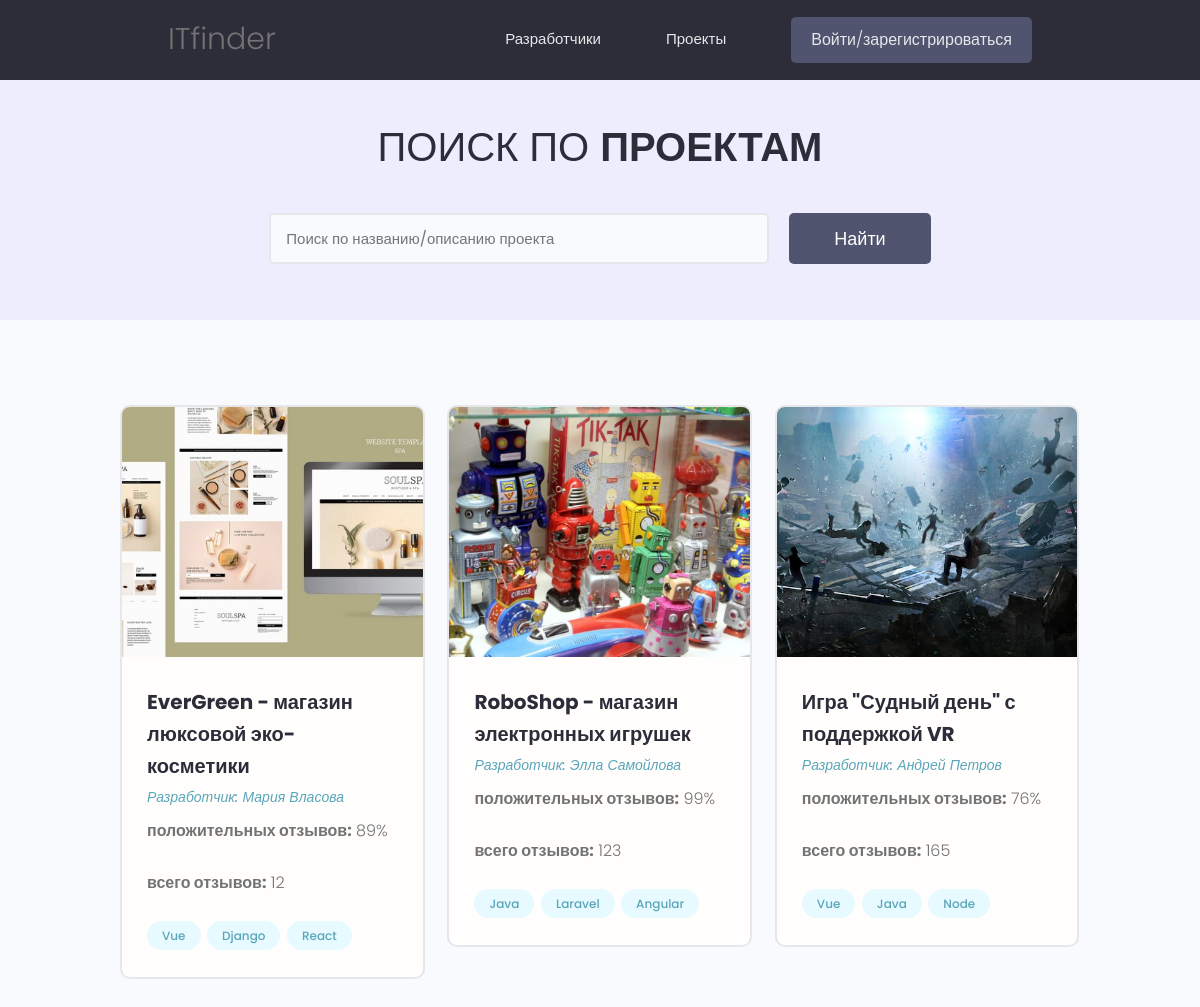
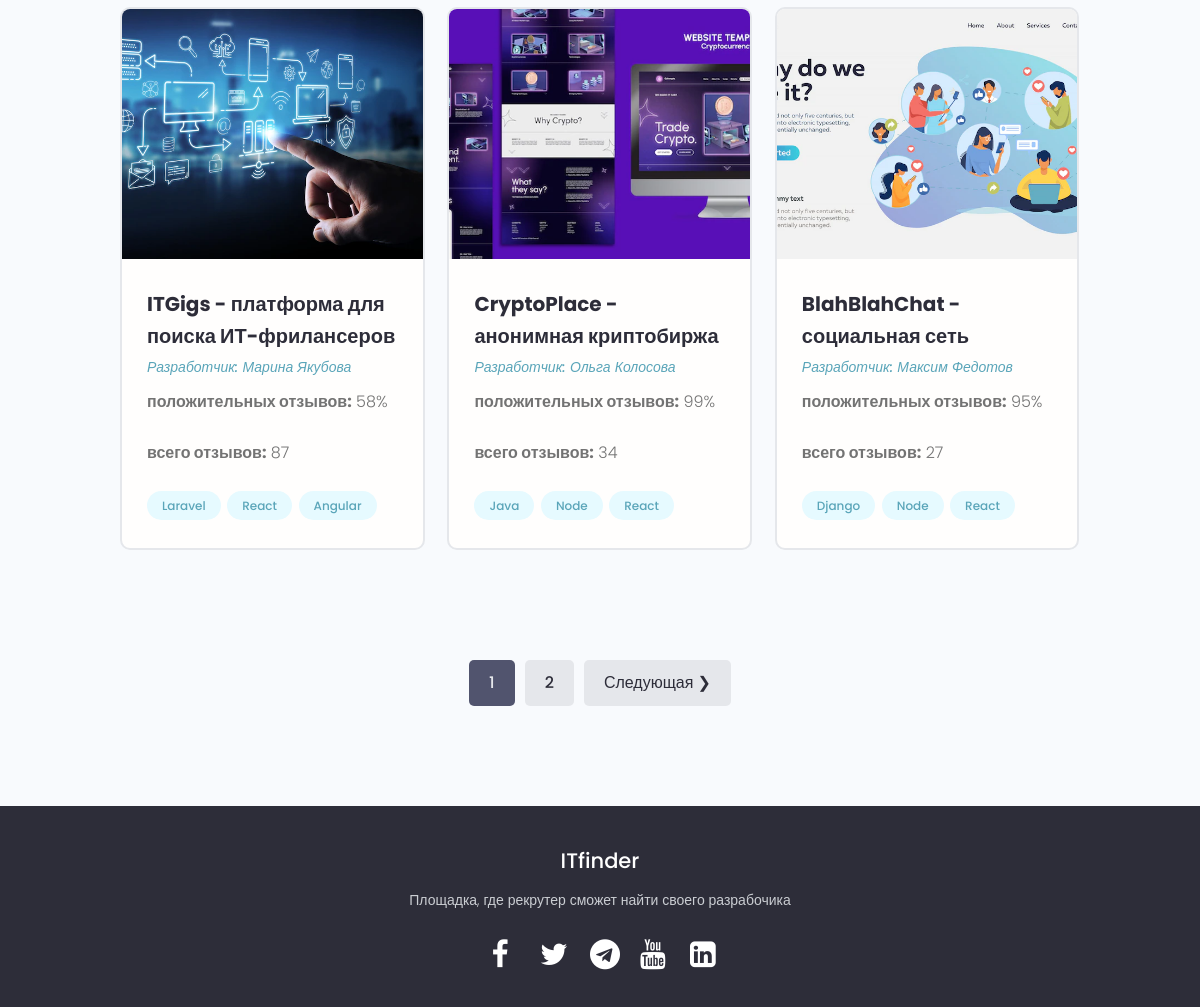
The page /projects/ on the database as committed earlier (2 pictures, top to bottom).
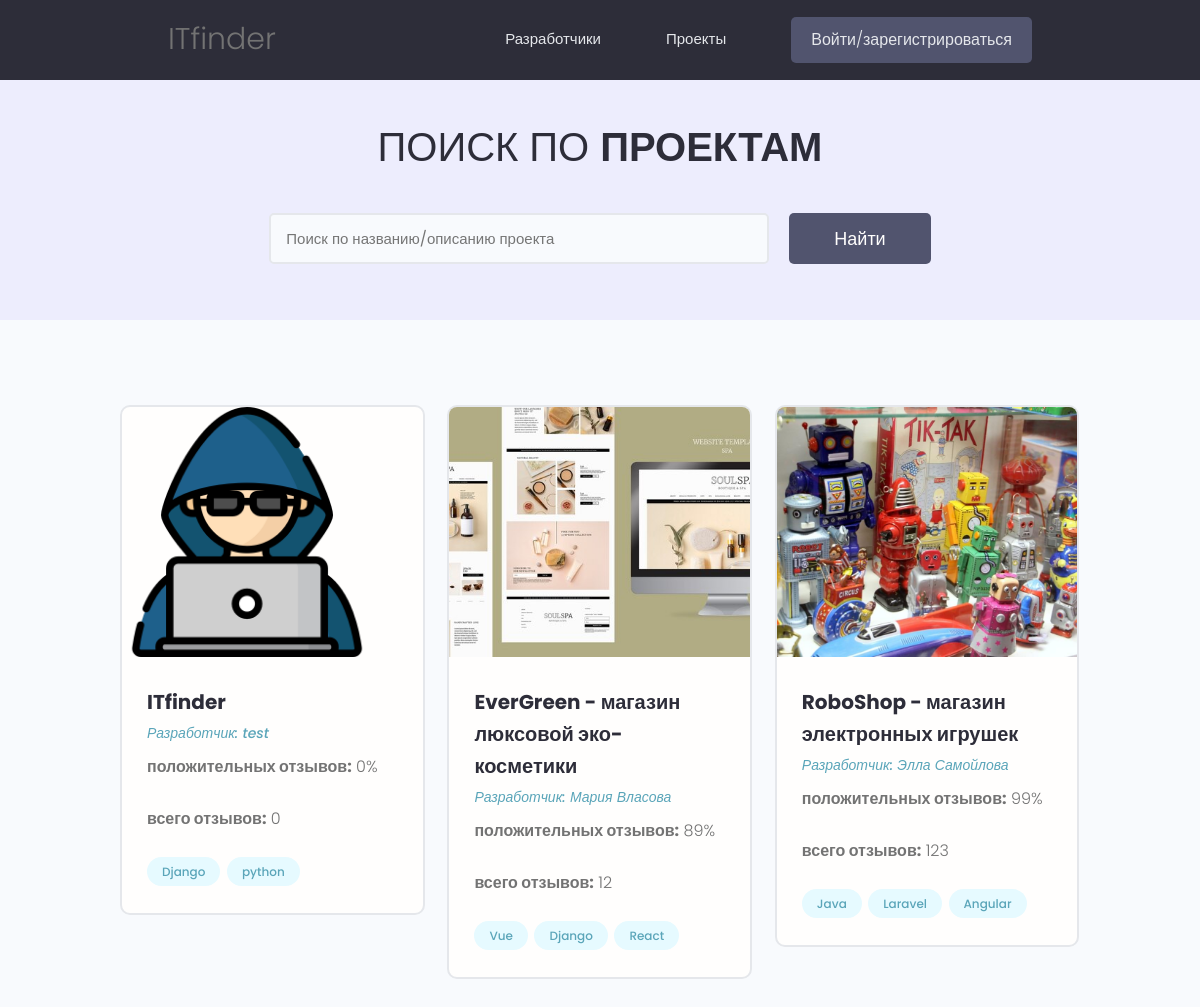
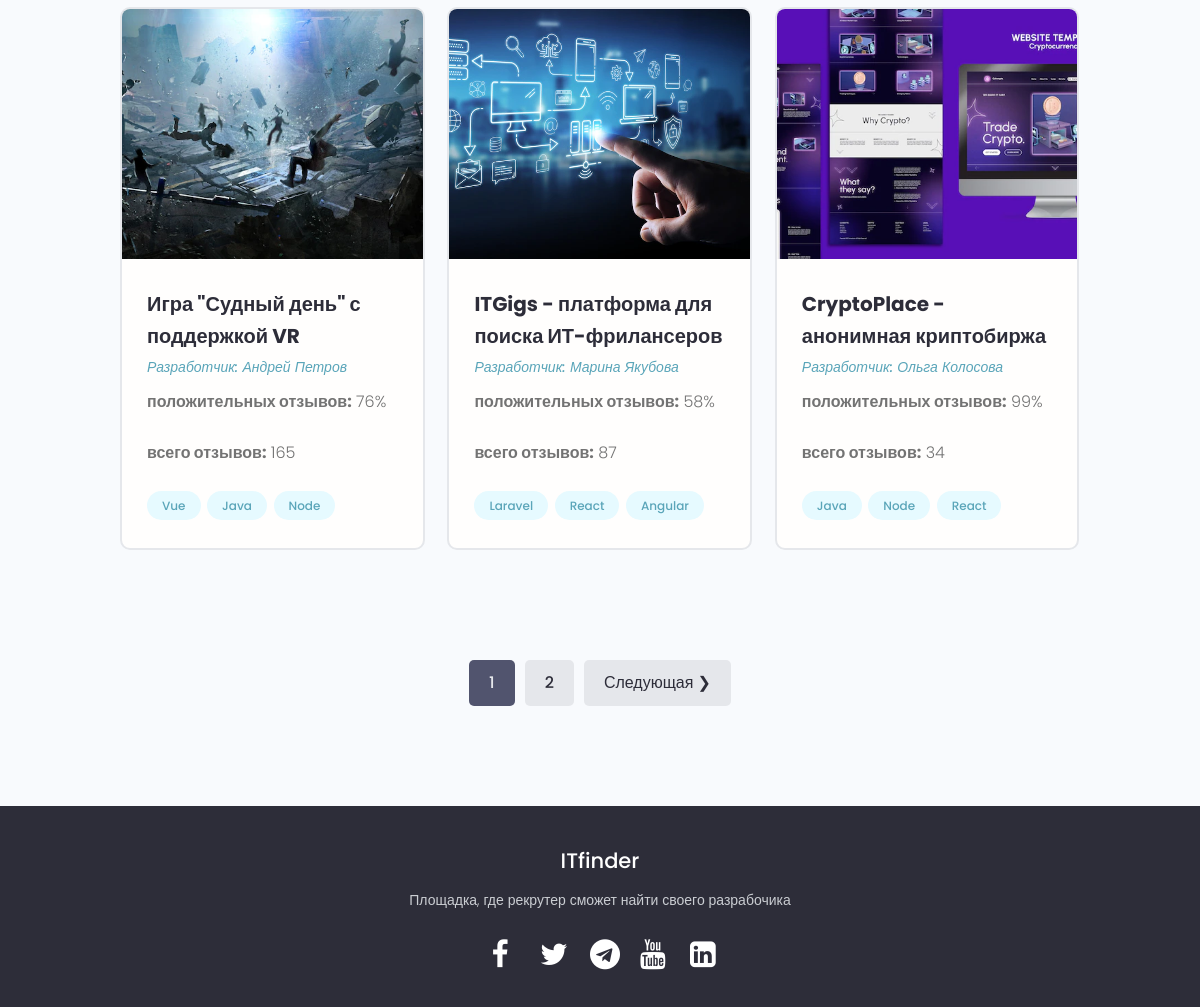
The same page on the database as committed later (2 pictures, top to bottom).
### projects/models.py (models this page shows, shortened)
class Project(models.Model):
    owner = models.ForeignKey(
        Profile, null=True, blank=True, on_delete=models.CASCADE)
    title = models.CharField(max_length=100)
    slug = models.SlugField()
    image = models.ImageField(null=True, blank=True, default="project_images/default.jpg", upload_to='project_images')
    description = models.TextField(null=True, blank=True)
    tags = models.ManyToManyField(Tag, blank=True)
    total_votes = models.IntegerField(default=0, null=True, blank=True)
    votes_ratio = models.IntegerField(default=0, null=True, blank=True)
    demo_link = models.CharField(max_length=500, null=True, blank=True)
    source_link = models.CharField(max_length=500, null=True, blank=True)
    created = models.DateTimeField(auto_now_add=True)
    id = models.UUIDField(default=uuid.uuid4, unique=True, primary_key=True, editable=False)

class Tag(models.Model):
    name = models.CharField(max_length=100)
    slug = models.SlugField()
    created = models.DateTimeField(auto_now_add=True)
    id = models.UUIDField(default=uuid.uuid4, unique=True, primary_key=True, editable=False)
    def __str__(self):
        return self.name

### users/models.py (models this page shows)
class Profile(models.Model):
    user = models.OneToOneField(
        User, on_delete=models.CASCADE, null=True, blank=True)
    name = models.CharField(max_length=50, blank=True, null=True)
    email = models.EmailField(max_length=50, blank=True, null=True)
    username = models.CharField(max_length=50, blank=True, null=True)
    city = models.CharField(max_length=50, blank=True, null=True)
    intro = models.CharField(max_length=200, blank=True, null=True)
    bio = models.TextField(blank=True, null=True)
    image = models.ImageField(
        null=True, blank=True, upload_to='profile_images', default="profile_images/default.jpg")
    skills = models.ManyToManyField(Skill, blank=True)
    github = models.CharField(max_length=100, blank=True, null=True)
    twitter = models.CharField(max_length=100, blank=True, null=True)
    linkedin = models.CharField(max_length=100, blank=True, null=True)
    youtube = models.CharField(max_length=100, blank=True, null=True)
    website = models.CharField(max_length=100, blank=True, null=True)
    created = models.DateTimeField(auto_now_add=True)
    id = models.UUIDField(default=uuid.uuid4, unique=True,
                          primary_key=True, editable=False)
    def __str__(self):
        return str(self.username)
    class Meta:
        ordering = ['created']

### projects/views.py (the view)
# urls.py: path('projects/', include('projects.urls')),
def projects(request):
    projects, search_query = searchProjects(request)
    custom_range, projects = paginateProjects(request, projects, 6)
    context = {'projects': projects,
               'search_query': search_query, 'custom_range': custom_range}
    return render(request, 'projects/projects.html', context)

### projects/utils.py (called while the page is built)
def paginateProjects(request, projects, results):
    page = request.GET.get('page')
    paginator = Paginator(projects, results)
    try:
        projects = paginator.page(page)
    except PageNotAnInteger:
        page = 1
        projects = paginator.page(page)
    except EmptyPage:
        page = paginator.num_pages
        projects = paginator.page(page)
    leftIndex = (int(page) - 4)
    if leftIndex < 1:
        leftIndex = 1
    rightIndex = (int(page) + 5)
    if rightIndex > paginator.num_pages:
        rightIndex = paginator.num_pages + 1
    custom_range = range(leftIndex, rightIndex)
    return custom_range, projects

def searchProjects(request):
    search_query = ''
    if request.GET.get('search_query'):
        search_query = request.GET.get('search_query')
    tags = Tag.objects.filter(name__icontains=search_query)
    projects = Project.objects.distinct().filter(
        Q(title__icontains=search_query) |
        Q(description__icontains=search_query) |
        Q(owner__name__icontains=search_query) |
        Q(tags__in=tags)
    )
    return projects, search_query

### projects/templates/projects/projects.html (shortened to what this page needs)
{% extends 'base.html' %}
{% block content %}
<main class="projects">
    <section class="hero-section text-center">
        <div class="container container--narrow">
            <div class="hero-section__box">
                <h2>Поиск по <span>проектам</span></h2>
            </div>
            <div class="hero-section__search">
                <form id='searchForm' class="form" action="{% url 'projects' %}" method="get">
                    <div class="form__field">
                        <input class="input input--text" id="formInput#search" type="text" name="search_query"
                            placeholder="Поиск по названию/описанию проекта" value="{{ search_query }}" />
                    </div>
                    <input class="btn btn--sub btn--lg" type="submit" value="Найти" />
                </form>
            </div>
        </div>
    </section>
    <section class="projectsList">
        <div class="container">
            <div class="grid grid--three">
                {% for project in projects %}
                <div class="column">
                    <div class="card project">
                        <a href="{% url 'project' project.slug %}" class="project">
                            <img class="project__thumbnail" src="{{ project.image.url }}" alt="скриншот проекта" />
                            <div class="card__body">
                                <h3 class="project__title">{{ project.title }}</h3>
                                <p><a class="project__author" href="{% url 'user-profile' project.owner %}">Разработчик:
                                        {{ project.owner.name }}</a>
                                </p>
                                <p class="project--rating">
                                    <span style="font-weight: bold;">положительных отзывов:</span>  {{ project.votes_ratio }}%
                                </p>
                                 <p class="project--rating">
                                    <span style="font-weight: bold;">всего отзывов:</span> {{ project.total_votes }}
                                </p>
                                <div class="project__tags">
                                    {% for tag in project.tags.all %}
                                    <a href="{% url 'tag' tag.slug %}" class="tag tag--pill tag--main">{{tag}}</a>
                                    {% endfor %}
                                </div>
                            </div>
                        </a>
                    </div>
                </div>
                {% endfor %}
            </div>
        </div>
    </section>
      {% include 'pagination.html' with queryset=projects custom_range=custom_range %}
</main>
{% endblock %}

### templates/base.html (shortened to what this page needs)
<!DOCTYPE html>
{% load static %}
<html>
<head>
    <link rel="stylesheet" href="https://cdn.iconmonstr.com/1.3.0/css/iconmonstr-iconic-font.min.css" />
    <link rel="stylesheet" href="{% static 'uikit/styles/uikit.css' %}" />
    <link rel="stylesheet" href="https://stackpath.bootstrapcdn.com/font-awesome/4.7.0/css/font-awesome.min.css">
    <link rel="stylesheet" href="{% static 'styles/main.css' %}" />
</head>
<body>
    {% include 'navbar.html' %}
    {% block content %}
    {% endblock content %}
    <div>
    <footer class="site-footer">
        <div class="footer-content">
            <h3>ITfinder</h3>
            <p>Площадка, где рекрутер сможет найти своего разрабочика</p>
            <ul class="socials">
                <li><a href="#"><i class="fa fa-facebook"></i></a></li>
                <li><a href="#"><i class="fa fa-twitter"></i></a></li>
                <li><a href="#"><i class="fa fa-telegram"></i></a></li>
                <li><a href="https://www.youtube.com/watch?v=9YPooWY6x9o&ab_channel=selfedu"><i class="fa fa-youtube"></i></a></li>
                <li><a href="#"><i class="fa fa-linkedin-square"></i></a></li>
            </ul>
        </div>
    </footer>
</body>
</html>

### templates/navbar.html (shortened to what this page needs)
{% load static %}
<header class="header">
    <div class="container container--narrow">
        <a href="{% url 'profiles' %}"><span class="header__logo">ITfinder</span></a>
        <nav class="header__nav">
            <ul class="header__menu">
                <li class="header__menuItem"><a href="{% url 'profiles' %}">Разработчики</a></li>
                <li class="header__menuItem"><a href="{% url 'projects' %}">Проекты</a></li>
                {% if request.user.is_authenticated %}
                <li class="header__menuItem"><a href="{% url 'inbox' %}">Сообщения</a></li>
                <li class="header__menuItem"><a href="{% url 'account' %}">Мой аккаунт</a></li>
                <li class="header__menuItem"><a href="{% url 'logout' %}" class="btn btn--sub">Выйти</a></li>
                {% else %}
                <li class="header__menuItem"><a href="{% url 'login' %}" class="btn btn--sub">Войти/зарегистрироваться</a></li>
                {% endif %}
            </ul>
        </nav>
    </div>
</header>

### templates/pagination.html (shortened to what this page needs)
{% if queryset.has_other_pages %}
<div class="pagination">
    <ul class="container">
        {% for page in custom_range %}
        {% if page == queryset.number %}
        <li><a href="?page={{ page }}" class="btn page-link btn--sub" data-page="{{ page }}">{{ page }}</a></li>
        {% else %}
        <li><a href="?page={{ page }}" class="btn page-link" data-page="{{ page }}">{{ page }}</a></li>
        {% endif %}
        {% endfor %}
        {% if queryset.has_next %}
        <li><a href="?page={{ queryset.next_page_number }}" class="btn page-link"
                data-page="{{ queryset.next_page_number }}">Следующая &#10095;</a></li>
        {% endif %}
    </ul>
</div>
{% endif %}

### static/styles/main.css (style rules this page uses)
* { margin: 0; padding: 0; box-sizing: border-box; }
.site-footer { bottom: 0; left: 0; right: 0; background: #2d2d39; height: auto; width: 100vw; padding-top: 40px; color: #fff; }
.footer-content { display: flex; align-items: center; justify-content: center; flex-direction: column; text-align: center; }
.footer-content h3 { font-size: 2.1rem; font-weight: 500; line-height: 3rem; }
.footer-content p { max-width: 500px; margin: 10px auto; line-height: 28px; font-size: 14px; color: #cacdd2; }
.socials { list-style: none; display: flex; align-items: center; justify-content: center; margin: 1rem 0 3rem 0; }
.socials li { margin: 0 10px; }
.socials a { text-decoration: none; color: #fff; padding: 5px; }
.socials a i { font-size: 3rem; width: 20px; transition: color .4s ease; }
:root { --color-sub: #2d2d39; }
.btn--sub { background-color: var(--color-sub-light); }
.card { border: 2px solid var(--color-light); }
img { width: 100%; }
.header { position: sticky; z-index: 111; background-color: var(--color-sub); padding: 1.5rem 0; }
.header > .container { display: flex; justify-content: space-between; align-items: center; }
.header__logo { font-size: 3rem; font-weight: 300; }
.header__nav > ul { display: inline-flex; align-items: center; list-style: none; gap: 6.5rem; }
.header__menuItem > a { color: var(--color-light); font-weight: 300; }
.hero-section { height: 40vh; display: flex; align-items: center; background-color: var(--color-sub); }
.hero-section__box { margin-bottom: 4rem; }
.hero-section__box > h2, .hero-section__box > h2 > span { font-size: 4rem; color: var(--color-light); line-height: 1.3; text-transform: uppercase; }
.hero-section__box > h2 { font-weight: 300; }
.hero-section__box > h2 > span { font-weight: 700; }
.hero-section__search > .form { display: flex; align-items: center; justify-content: center; gap: 2rem; }
.hero-section__search > .form input.input--text { width: 50rem; }
.pagination { margin-top: 8rem; margin-bottom: 10rem; }
.pagination > ul { flex-wrap: wrap; list-style: none; display: flex; align-items: center; justify-content: center; gap: 1rem; }
.pagination .btn { color: var(--color-sub); }
.pagination .btn.btn--sub { color: var(--color-light); }
.project__author { font-size: 1.4rem; font-style: italic; }
.project--rating { margin-bottom: 1.6em; margin-top: .5em; }
.projects > .hero-section { background: var(--color-sub-lighter); height: 30vh; }
.projects .hero-section__box { margin-bottom: 2.5rem; }
.projects .hero-section__box > h2 { color: var(--color-sub); }
.projects .hero-section__box > h2 > span { font-weight: 700; color: var(--color-sub); }
.projectsList { margin-top: 8rem; }
.project__thumbnail { height: 25rem; object-fit: cover; object-position: top center; }
.project__title { font-size: 2rem; font-weight: 700; color: var(--color-sub); }

### static/uikit/styles/modules/_variables.css (style rules this page uses)
:root { --color-main: #5aa5b9; --color-main-light: #e6faff; --color-sub: #3f4156; --color-sub-light: #51546e; --color-sub-lighter: #ededfd; --color-text: #737373; --color-gray: #8b8b8b; --color-light: #e5e7eb; --color-light-gray: #767676; --color-bg: #f8fafd; --color-white: #fffefd; --color-white-light: #f3f3f3; --color-success: #359e64; --color-success-bg: #def8e8; --color-error: #fc4b0b; --color-error-bg: #fff2ee; --font-base: 'Poppins', arial, helvetica, 'Segoe UI', roboto, ubuntu, sans-serif; --font-monospace: 'Fira Code', 'Courier New', courier, monospace; --font-regular: 300; --font-medium: 500; --font-bold: 700; --generic-shadow: 1px 1px 5px #00000010; --generic-transition: all 0.3s ease-in-out; }

### static/uikit/styles/modules/_base.css (style rules this page uses)
* { margin: 0; padding: 0; box-sizing: border-box; text-rendering: optimizeLegibility; color: inherit; font-size: inherit; }
html { font-size: 50%; }
@media only screen and (min-width: 480px) { html { font-size: 56.25%; } }
@media only screen and (min-width: 1200px) { html { font-size: 62.5%; } }
body { line-height: 1.6; font-weight: 400; font-size: 1.5rem; color: var(--color-text); background-color: var(--color-bg); min-height: 100vh; }

### static/uikit/styles/modules/_typography.css (style rules this page uses)
* { font-family: var(--font-base); }
h2 { font-size: 3.6rem; font-weight: var(--font-bold); }
h3 { font-size: 3.2rem; font-weight: var(--font-medium); }
p, span, strong { font-size: 1.6rem; color: var(--color-text); font-weight: var(--font-regular); }
a { padding-bottom: 2px; text-decoration: none; display: inline-block; color: var(--color-main); font-weight: var(--font-medium); }

Rows that differ between the two databases and show on the page:
no longer on this page (row unchanged): Project: image (picture), title "BlahBlahChat - социальная сеть", owner.name "Максим Федотов", votes_ratio "95", total_votes "27", Tag (name "Django"), Tag (name "Node"), Tag (name "React")
added Project: image (picture), title "ITfinder", owner.name "test", votes_ratio "0", total_votes "0", Tag (name "Django")
added Tag: name "python", shown under "ITfinder"
